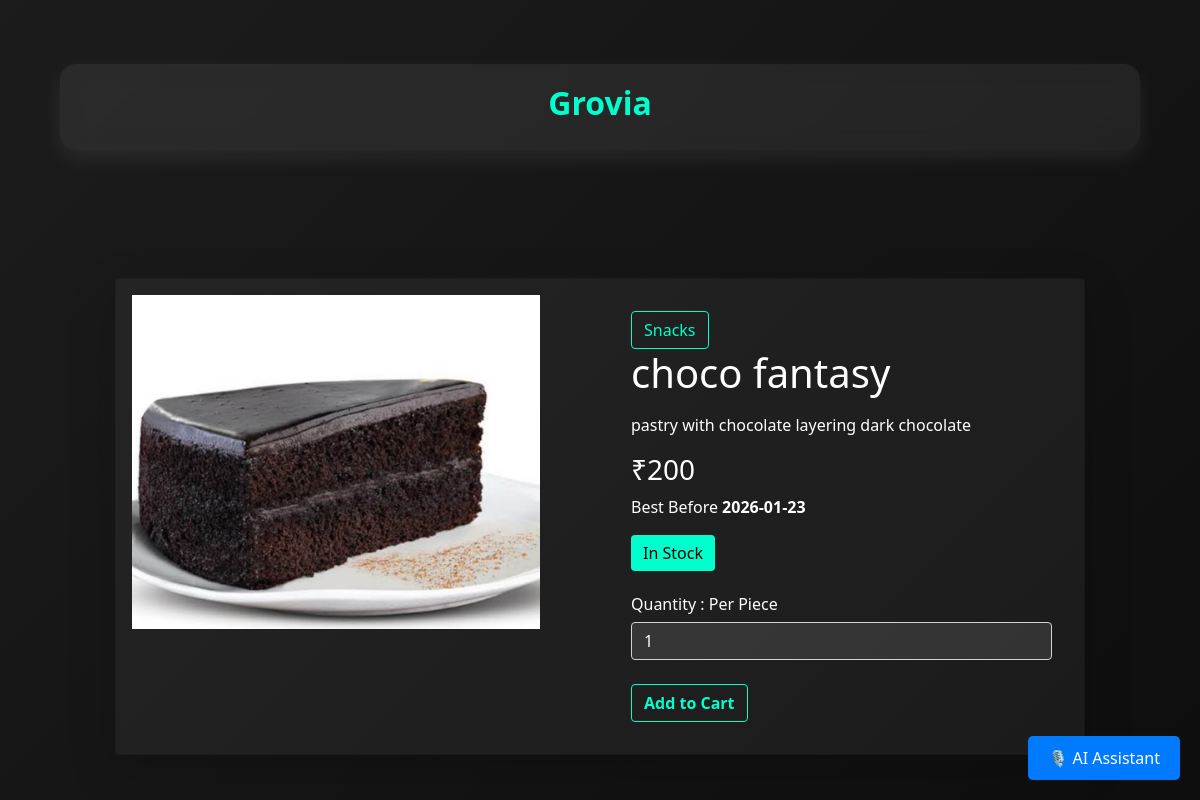
Page /product/46 (signed in) on the committed database.
### vault.py (models this page shows, shortened)
class Product(Base):
    __tablename__ = 'products'
    id = Column(Integer, primary_key=True, autoincrement=True)
    name = Column('name',String)
    category = Column('category',String)
    category_id = Column('category_id', Integer)
    price = Column('price', Integer)
    quantity = Column('quantity', Integer)
    time = Column('time', Integer)
    image = Column('image', String)
    description = Column('description', String)
    si_unit = Column('si_unit', Integer)
    best_before = Column('best_before', String)

### user_routes.py (the view)
@app.route('/product/<int:pid>', methods=['POST', 'GET'])
@login_required
def product(pid):
    if request.method == 'POST':
        new_cart = Cart(
            user_id=session['user'],
            product_id=request.form['product_id'],
            product_name=request.form['product_name'],
            quantity=int(request.form['quantity']),
            price=int(request.form['price'])
        )
        agent.add(new_cart)
        agent.commit()
        flash('Product added to cart!', 'success')
        return redirect(f'/product/{pid}')
    else:
        item = agent.query(Product).filter(Product.id == pid).first()
        if not item:
            return render_template('404.html')
        return render_template('user/buy.html', product=item)

### user_routes.py (called while the page is built)
def login_required(f):
    @wraps(f)
    def decorated_function(*args, **kwargs):
        if 'user' not in session:
            return render_template('login/login.html')
        return f(*args, **kwargs)
    return decorated_function

### templates/user/buy.html (shortened to what this page needs)
<!DOCTYPE html>
<html lang="en">
<head>
  <link rel="stylesheet" href="https://stackpath.bootstrapcdn.com/bootstrap/4.5.2/css/bootstrap.min.css"/>
</head>
<body>
<br/>
<div class="main">
  <div class="navigation">
    <h2><a href="/">Grovia</a></h2>
  </div>
</div>
<div class="container mt-5 mb-5">
  <div class="card shadow-lg p-3 mb-5 rounded">
    <div class="row g-0">
      <div class="col-md-6 border-end">
        <div class="d-flex flex-column justify-content-md-around ml-6">
          <div class="main_image">
            <img src="/static/assets/{{ product.image }}" id="main_product_image" width="90%" height="90%" />
          </div>
        </div>
      </div>
      <div class="col-md-6">
        <div class="p-3 right-side">
          <button class="btn btn-outline-dark" onclick="location.href='/home#{{ product.category }}'">{{ product.category }}</button>
          <div class="d-flex justify-content-between align-items-center">
            <h1>{{ product.name }}</h1>
          </div>
          <div class="mt-2 pr-3 content">
            <p>{{ product.description }}</p>
          </div>
          <h3>₹{{ product.price }}</h3>
          <p>Best Before <b>{{ product.best_before }}</b></p>
          {% if product.quantity > 1 %}
            <button type="button" class="btn btn-light">In Stock</button>
            <div class="mt-4">
              <h6>Quantity : {{ product.si_unit }}</h6>
              <form method="POST" onsubmit="return redirectToCartAfterSubmit(event);">
                <div class="inputs">
                  <input type="number" name="quantity" placeholder="In Kg" value="1" class="form-control"/>
                </div>
                <br/>
                <button type="submit" class="btn btn-outline-success"><b>Add to Cart</b></button>
              </form>
            </div>
          {% else %}
            <button type="button" class="btn btn-danger">Out of Stock</button>
          {% endif %}
        </div>
      </div>
    </div>
  </div>
</div>
<div style="position: fixed; bottom: 20px; right: 20px; z-index: 1000;">
  <button id="aiMicBtn" style="padding: 10px 20px; font-size: 16px; background-color: #007BFF; color: white; border: none; border-radius: 5px; cursor: pointer;">🎙️ AI Assistant</button>
</div>
</body>
</html>

### templates/user/buy.html (style rules this page uses)
* { margin:0;padding:0;box-sizing:border-box;font-family:'Segoe UI',sans-serif; }
body { color:#ffffff;min-height:100vh;position:relative;overflow-x:hidden; background:linear-gradient(-45deg,#202020,#000000,#1c1c1c); background-size:400% 400%;animation:gradientShift 20s ease infinite; }
.main { padding: 40px 60px; }
.navigation { background: rgba(255,255,255,0.07); padding: 20px 30px; display: flex; justify-content: center; align-items: center; border-radius: 16px; margin-bottom: 40px; backdrop-filter: blur(10px); box-shadow: 0 8px 20px rgba(255,255,255,0.08); }
.navigation h2 a { color: #00ffcc; text-decoration: none; font-size: 2rem; font-weight: bold; }
.card { background: rgba(255,255,255,0.05) !important; color: #fff; }
.btn-outline-success { color:#00ffcc; border-color:#00ffcc; }
.btn-outline-dark { color:#00ffcc; border-color:#00ffcc; }
.btn-light { background: #00ffcc; color: #000; border: none; }
.container { max-width: 1000px; }
.form-control, input[type=number] { background: rgba(255,255,255,0.1); color: #fff; }
.form-control::placeholder { color: #ccc; }
#aiMicBtn, #stopMicBtn { padding:10px 20px; font-size:16px; border:none; border-radius:5px; cursor:pointer; }
#aiMicBtn { background:#007BFF; color:#fff; }

### rows in the picture
Product: image (picture), category "Snacks", name "choco fantasy", description "pastry with chocolate layering dark chocolate", price "200", best_before "2026-01-23", si_unit "Per Piece"
